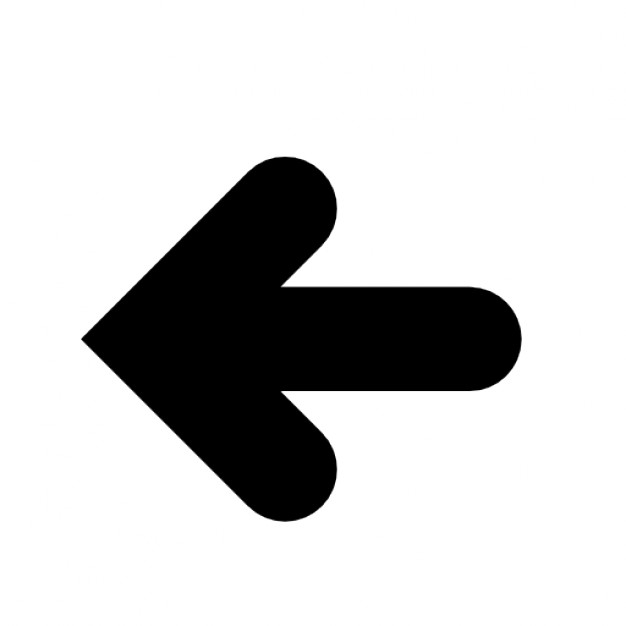
#> input picture ObjectDetection/ArrowL.jpg, 626 x 626 px
$ python ObjectDetection.py   (Python 2 division)   (older library calls are emulated)
#> lines starting #> are read from the running program, lines starting #| are printed output that depends on the picture; after the words box and inside, x2 and y2 are one past the last pixel; in counts of white or black regions, pixels touching at a corner belong together
# import the necessary packages
import time
import cv2
import numpy as np

#Difference Variable
minDiff = 10000
minSquareArea = 5000
match = -1

#Frame width & Height
w=640
h=480

#Reference Images Display name & Original Name
#ReferenceImages = ["ArrowL.jpg","ArrowR.jpg","ArrowT.jpg","Ball.jpg","Go.jpg","Stop.jpg90","Turn Around","Search for Ball","Start..","Stop!"]
ReferenceImages = ["ArrowL.jpg","ArrowR.jpg","Stop.jpg"]
ReferenceTitles = ["Left","Right","Stop"]

#define class for References Images
class Symbol:
    def __init__(self):
        self.img = 0
        self.name = 0

#define class instances (6 objects for 6 different images)
symbol= [Symbol() for i in range(3)]


def readRefImages():
    for count in range(3):    #Here 2 is the number of images to count
        image = cv2.imread(ReferenceImages[count], cv2.COLOR_BGR2GRAY)
#> image is the input picture: shape (626, 626, 3); min 0, max 255, mean 207.1
        symbol[count].img = cv2.resize(image,(w/2,h/2),interpolation = cv2.INTER_AREA)
        symbol[count].name = ReferenceTitles[count]
        #cv2.imshow(symbol[count].name,symbol[count].img);


# [44 lines left out: functions order_points, four_point_transform, not called in this run]


def auto_canny(image, sigma=0.33):
        # compute the median of the single channel pixel intensities
        v = np.median(image)

        # apply automatic Canny edge detection using the computed median
        lower = int(max(0, (1.0 - sigma) * v))
        upper = int(min(255, (1.0 + sigma) * v))
        edged = cv2.Canny(image, lower, upper)

        # return the edged image
        return edged


# [17 lines left out: function resize_and_threshold_warped, not called in this run]


def main():

    #Font Type
    font = cv2.FONT_HERSHEY_SIMPLEX


    # initialize the camera and grab a reference to the raw camera capture
    video = cv2.VideoCapture(1)

    #Windows to display frames
    cv2.namedWindow("Main Frame", cv2.WINDOW_AUTOSIZE)
    cv2.namedWindow("Matching Operation", cv2.WINDOW_AUTOSIZE)
    cv2.namedWindow("Corrected Perspective", cv2.WINDOW_AUTOSIZE)
    cv2.namedWindow("Contours", cv2.WINDOW_AUTOSIZE)

    #Read all the reference images
    readRefImages()

    # capture frames from the camera
    while True:
            ret, OriginalFrame = video.read()
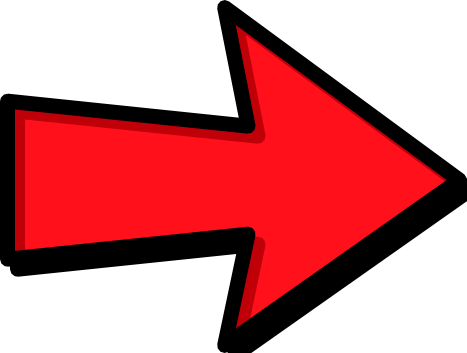
#> input picture ObjectDetection/ArrowR.png, 467 x 353 px, given in place of the camera
#> OriginalFrame is the input picture: shape (353, 467, 3); mean B, G, R 133.7, 130.1, 209.4
            gray = cv2.cvtColor(OriginalFrame, cv2.COLOR_BGR2GRAY)
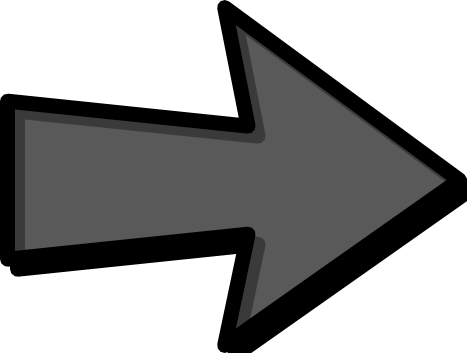
#> gray: shape (353, 467); min 0, max 255, mean 154.3
            blurred = cv2.GaussianBlur(gray,(3,3),0)

            #Detecting Edges
            edges = auto_canny(blurred)
#> in auto_canny, `v = np.median(image)`: v = 89
#> in auto_canny, `lower = int(max(0, (1.0 - sigma) * v))`: lower = 59
#> in auto_canny, `upper = int(min(255, (1.0 + sigma) * v))`: upper = 118
#> in auto_canny, `edged = cv2.Canny(image, lower, upper)`:
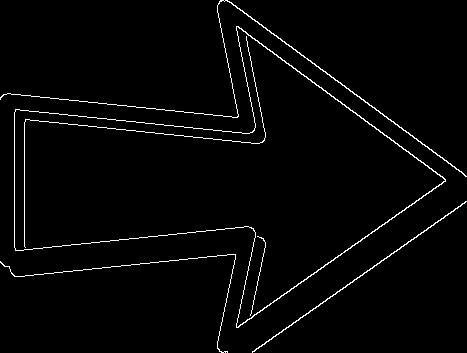
#> edged: shape (353, 467); 2.2% white in thin lines or dots

            #Contour Detection & checking for squares based on the square area
            cntr_frame, contours, hierarchy = cv2.findContours(edges,cv2.RETR_TREE,cv2.CHAIN_APPROX_SIMPLE)
#> contours = 7 contours, 3 with area under 20; largest, box (x1, y1, x2, y2) and area: (14, 26, 446, 328) 56092, (14, 26, 446, 328) 55788, (0, 0, 467, 177) 184, (252, 201, 467, 353) 150

            for cnt in contours:
                    approx = cv2.approxPolyDP(cnt,0.01*cv2.arcLength(cnt,True),True)

                    if len(approx)==4:
                            area = cv2.contourArea(approx)

                            if area > minSquareArea:
                                    cv2.drawContours(OriginalFrame,[approx],0,(0,0,255),2)
                                    warped = four_point_transform(OriginalFrame, approx.reshape(4, 2))
                                    warped_eq = resize_and_threshold_warped(warped)

                                    for i in range(3):  #also range here is the number of images
                                        diffImg = cv2.bitwise_xor(warped_eq, symbol[i].img)
                                        diff = cv2.countNonZero(diffImg);

                                        if diff < minDiff:
                                            match = i

                                            print symbol[i].name, diff
                                            print approx.reshape(4,2)[0]
                                            cv2.putText(OriginalFrame,symbol[i].name, (10,30), font, 1, (255,0,255), 2, cv2.LINE_AA)
                                            cv2.putText(OriginalFrame,symbol[i].name, tuple(approx.reshape(4,2)[0]), font, 1, (255,0,255), 2, cv2.LINE_AA)
                                            diff = minDiff
                                            break;

                                    cv2.imshow("Corrected Perspective", warped_eq)
                                    cv2.imshow("Matching Operation", diffImg)
                                    cv2.imshow("Contours", edges)
#> this loop made 7 passes
#> approx on pass 2: [[466, 201], [252, 352]]
#> after the loop, match = -1

            #Display Main Frame
            cv2.imshow("Main Frame", OriginalFrame)

            k = cv2.waitKey(1) & 0xFF
#> (key Esc is pressed here)
            if k == 27:
                    break

    video.release()
    cv2.destroyAllWindows()


#Run Main
if __name__ == "__main__" :
    main()
